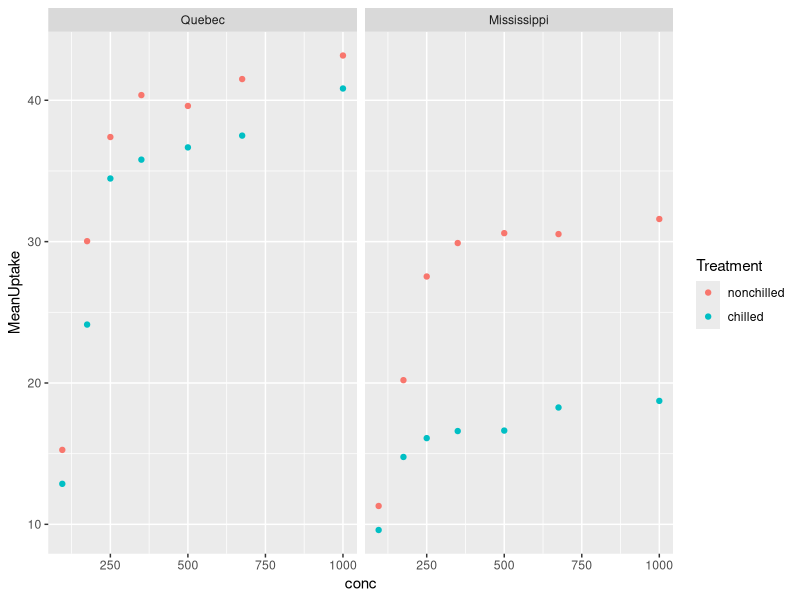

This figure's R source:
library(tidyverse)
data("CO2")

means <- CO2 %>%
  group_by(Type,Treatment,conc) %>%
  summarise(MeanUptake = mean(uptake))
 


ggplot(means, aes(x=conc,y=MeanUptake,color=Treatment)) + 
  geom_point() +
  facet_grid(~Type)
  
